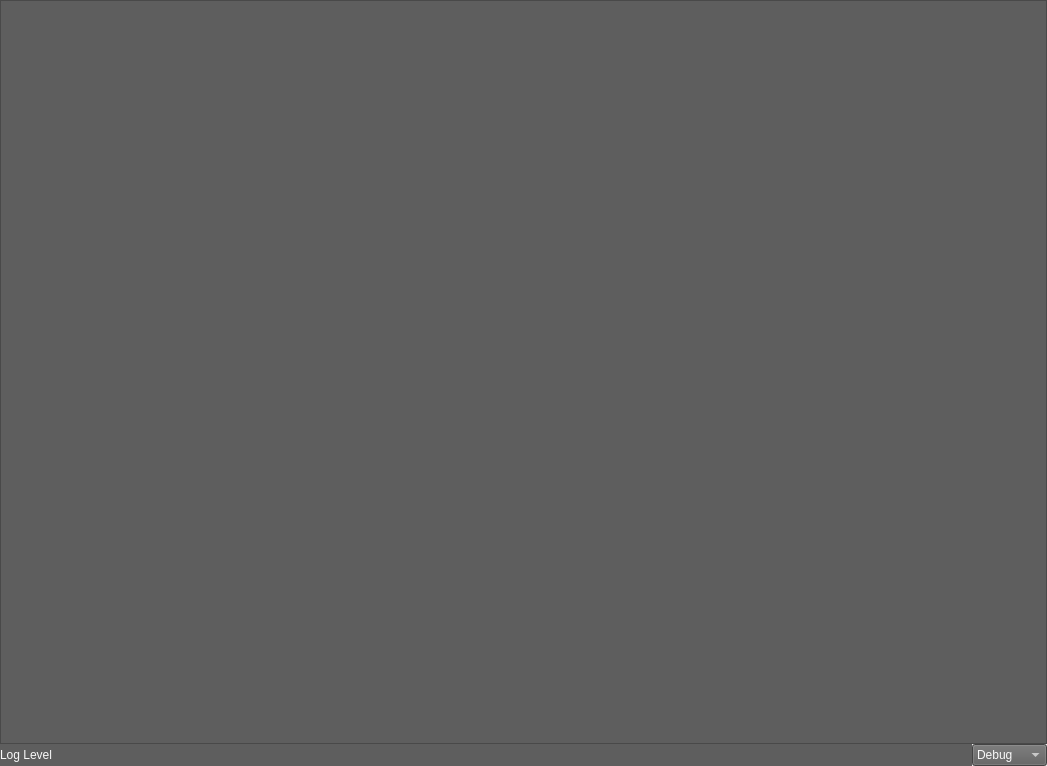
<?xml version="1.0" encoding="UTF-8"?>
<ui version="4.0">
 <class>Form_log</class>
 <widget class="QWidget" name="Form_log">
  <property name="geometry">
   <rect>
    <x>0</x>
    <y>0</y>
    <width>1047</width>
    <height>766</height>
   </rect>
  </property>
  <property name="windowTitle">
   <string>Log Window</string>
  </property>
  <property name="windowIcon">
   <iconset resource="res/preset_editor_rsc.qrc">
    <normaloff>:/main/RK_Icon.png</normaloff>:/main/RK_Icon.png</iconset>
  </property>
  <layout class="QHBoxLayout" name="horizontalLayout_2">
   <property name="spacing">
    <number>0</number>
   </property>
   <property name="leftMargin">
    <number>0</number>
   </property>
   <property name="topMargin">
    <number>0</number>
   </property>
   <property name="rightMargin">
    <number>0</number>
   </property>
   <property name="bottomMargin">
    <number>0</number>
   </property>
   <item>
    <layout class="QHBoxLayout" name="horizontalLayout_log">
     <property name="spacing">
      <number>0</number>
     </property>
     <item>
      <layout class="QVBoxLayout" name="verticalLayout">
       <property name="spacing">
        <number>0</number>
       </property>
       <item>
        <widget class="QPlainTextEdit" name="plainTextEdit_log">
         <property name="font">
          <font>
           <family>Consolas</family>
           <pointsize>9</pointsize>
          </font>
         </property>
         <property name="autoFillBackground">
          <bool>false</bool>
         </property>
         <property name="styleSheet">
          <string notr="true">background:rgb(94, 94, 94); color:rgb(249, 249, 249)</string>
         </property>
         <property name="readOnly">
          <bool>true</bool>
         </property>
         <property name="plainText">
          <string/>
         </property>
         <property name="backgroundVisible">
          <bool>false</bool>
         </property>
        </widget>
       </item>
       <item>
        <layout class="QHBoxLayout" name="horizontalLayout_logLevel">
         <property name="spacing">
          <number>0</number>
         </property>
         <property name="leftMargin">
          <number>0</number>
         </property>
         <property name="topMargin">
          <number>0</number>
         </property>
         <property name="rightMargin">
          <number>0</number>
         </property>
         <property name="bottomMargin">
          <number>0</number>
         </property>
         <item>
          <widget class="QLabel" name="label_logLevel">
           <property name="sizePolicy">
            <sizepolicy hsizetype="Expanding" vsizetype="Preferred">
             <horstretch>0</horstretch>
             <verstretch>0</verstretch>
            </sizepolicy>
           </property>
           <property name="styleSheet">
            <string notr="true">background:rgb(94, 94, 94); color:rgb(249, 249, 249)</string>
           </property>
           <property name="text">
            <string>Log Level</string>
           </property>
          </widget>
         </item>
         <item>
          <widget class="QComboBox" name="comboBox_logLevel">
           <property name="styleSheet">
            <string notr="true">background:rgb(94, 94, 94); color:rgb(249, 249, 249)</string>
           </property>
           <property name="editable">
            <bool>false</bool>
           </property>
           <property name="currentIndex">
            <number>0</number>
           </property>
           <item>
            <property name="text">
             <string>Debug</string>
            </property>
           </item>
           <item>
            <property name="text">
             <string>Info</string>
            </property>
           </item>
           <item>
            <property name="text">
             <string>Warning</string>
            </property>
           </item>
           <item>
            <property name="text">
             <string>Error</string>
            </property>
           </item>
           <item>
            <property name="text">
             <string>Critical</string>
            </property>
           </item>
          </widget>
         </item>
        </layout>
       </item>
      </layout>
     </item>
    </layout>
   </item>
  </layout>
 </widget>
 <resources>
  <include location="res/preset_editor_rsc.qrc"/>
 </resources>
 <connections/>
</ui>
